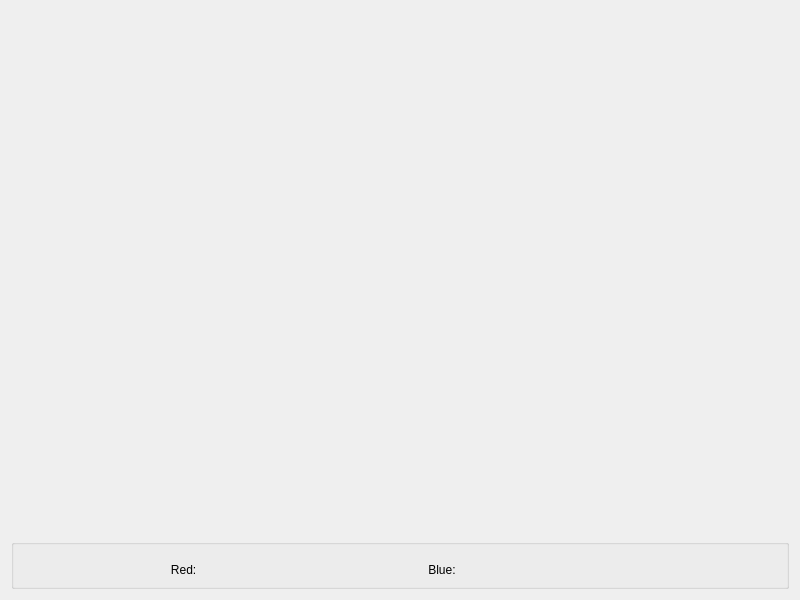
<?xml version="1.0" encoding="UTF-8"?>
<ui version="4.0">
 <class>Graph_table</class>
 <widget class="QDialog" name="Graph_table">
  <property name="geometry">
   <rect>
    <x>0</x>
    <y>0</y>
    <width>800</width>
    <height>600</height>
   </rect>
  </property>
  <property name="sizePolicy">
   <sizepolicy hsizetype="Expanding" vsizetype="Expanding">
    <horstretch>0</horstretch>
    <verstretch>0</verstretch>
   </sizepolicy>
  </property>
  <property name="minimumSize">
   <size>
    <width>800</width>
    <height>600</height>
   </size>
  </property>
  <property name="windowTitle">
   <string>Dialog</string>
  </property>
  <layout class="QVBoxLayout" name="verticalLayout">
   <item>
    <widget class="QCustomPlot" name="widget" native="true"/>
   </item>
   <item>
    <widget class="QGroupBox" name="groupBox">
     <property name="sizePolicy">
      <sizepolicy hsizetype="Preferred" vsizetype="Fixed">
       <horstretch>0</horstretch>
       <verstretch>0</verstretch>
      </sizepolicy>
     </property>
     <property name="minimumSize">
      <size>
       <width>0</width>
       <height>50</height>
      </size>
     </property>
     <property name="title">
      <string/>
     </property>
     <widget class="QWidget" name="">
      <property name="geometry">
       <rect>
        <x>130</x>
        <y>10</y>
        <width>501</width>
        <height>41</height>
       </rect>
      </property>
      <layout class="QHBoxLayout" name="horizontalLayout_3">
       <item>
        <layout class="QHBoxLayout" name="horizontalLayout">
         <item>
          <widget class="QLabel" name="label">
           <property name="text">
            <string>         Red:</string>
           </property>
          </widget>
         </item>
         <item>
          <widget class="QLabel" name="Away">
           <property name="text">
            <string/>
           </property>
          </widget>
         </item>
        </layout>
       </item>
       <item>
        <layout class="QHBoxLayout" name="horizontalLayout_2">
         <item>
          <widget class="QLabel" name="label_3">
           <property name="text">
            <string>          Blue:</string>
           </property>
          </widget>
         </item>
         <item>
          <widget class="QLabel" name="Home">
           <property name="text">
            <string/>
           </property>
          </widget>
         </item>
        </layout>
       </item>
      </layout>
     </widget>
    </widget>
   </item>
  </layout>
 </widget>
 <customwidgets>
  <customwidget>
   <class>QCustomPlot</class>
   <extends>QWidget</extends>
   <header>qcustomplot.h</header>
   <container>1</container>
  </customwidget>
 </customwidgets>
 <resources/>
 <connections/>
</ui>
